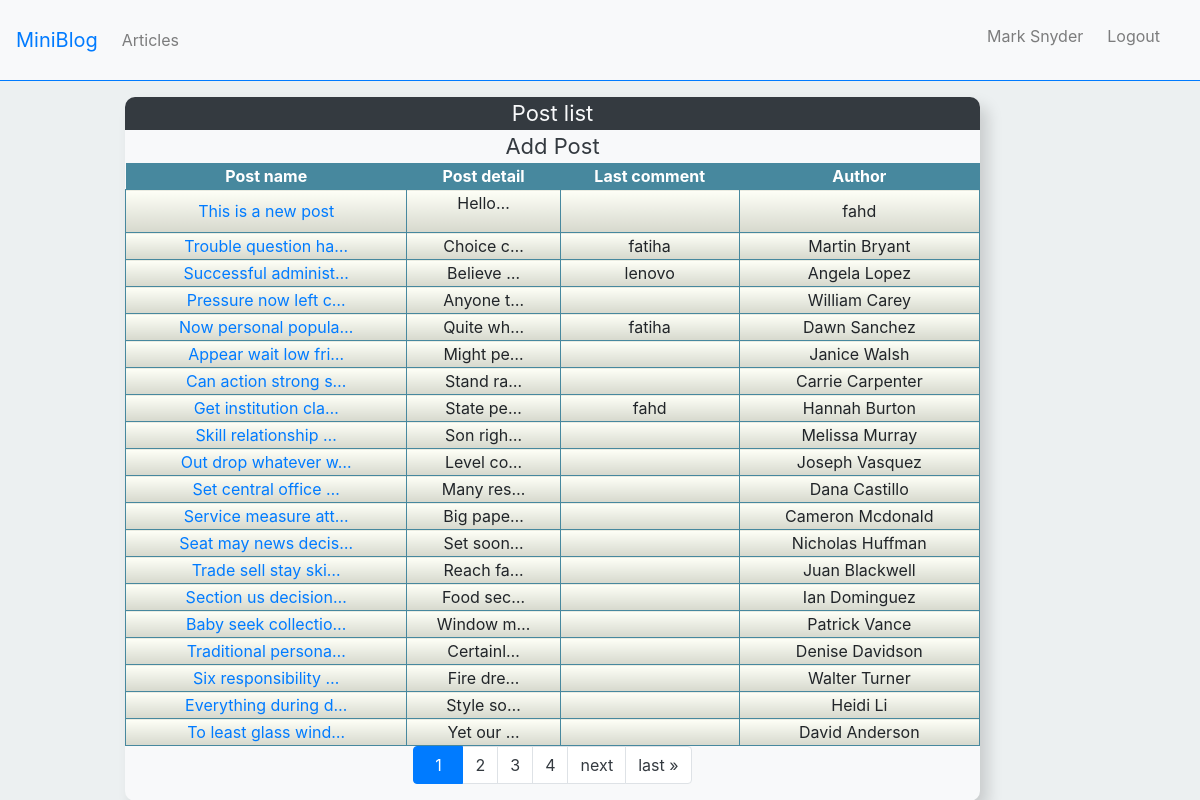
/listPost/ (signed in), run on the app's committed database.
### blog/models.py (models this page shows, shortened)
class Post(models.Model):
    user = models.ForeignKey(User, on_delete=models.CASCADE)
    title = models.CharField(null=False,blank=False,max_length=20)
    text = models.TextField(null=False,blank=False,max_length=2000)
    def last_comment(self):
        try:
            return self.comment_set.all().order_by('-id')[0]
        except IndexError:
            pass

class Comment(models.Model):
    Post = models.ForeignKey(Post, on_delete=models.CASCADE)
    user = models.ForeignKey(User, on_delete=models.CASCADE)
    text = models.TextField(null=False,blank=False,max_length=1000)

### blog/views.py (the view)
# urls.py: path('listPost/',views.listPost.as_view(),name="listPost"),
class listPost(ListView):
    paginate_by = 20
    model = Post
    template_name="blog/listPost.html"
    ordering="-id"
    def get_context_data(self, *, object_list=None, **kwargs):
            context = super().get_context_data(**kwargs)
            context["forward"]=range(context["page_obj"].number+1,context["page_obj"].number+4)
            context["backward"]=range(context["page_obj"].number-4,context["page_obj"].number)
            return context

### templates/blog/listPost.html (shortened to what this page needs)
{% extends 'blog/base.html' %}
{% block body %}
<div class="container pt-3">
    <div class="row">
    <div class="col-1 ml-0"> </div>
    <div class="col-9 custom-post bg-light h-5">
        <p class="custom-post-title post-list-box text-light bg-dark text-center"> Post list </p>
        {% if user.is_authenticated %}
        <div class="custom-post-add">
            <a  href="{% url "blog:editPost" %}" class="  text-dark bg-light text-center"> Add Post </a>
        </div>
        {% endif %}
        <div class="post-border  ">
                <div class='container post-list-container  d-flex justify-content-center'>
                        <table class="post-list col-12">
                            <thead class="post-head" >
                                <tr>
                                    <th> Post name </th>
                                    <th> Post detail </th>
                                    <th> Last comment </th>
                                    <th> Author </th>
                                </tr>
                            </thead>
                            <tbody>
                                {% for post in page_obj %}
                                <tr>
                                    <td> <a href="{% url "blog:postDetail" post.id %}"> {{ post.title | truncatechars:20 }} </a> <br> </td>
                                    <td> {{ post.text  | truncatechars:9 | safe }} </td>
                                    <td>  {{  post.last_comment.user.username  }} </td>
                                    <td> {{ post.user.username }} </td>
                                </tr>
                                {% endfor %}
                            </tbody>
                        </table>
            </div>
            <div class=" d-flex justify-content-center">
                <nav  aria-label=" ...">
                <ul class="pagination">
                    <li class="page-item active">
                    <span class="page-link">
                        {{ page_obj.number }}
                    </span>
                    </li>
                    {% for i in forward  %}
                        {% if i <= paginator.num_pages %}
                        <li class="page-item" ><a class="page-link"  href="?page={{ i }}">{{ i }}</a></li>
                        {% endif %}
                    {% endfor %}
                    {% if page_obj.has_next %}
                         <li class="page-item" ><a class="page-link"  href="?page={{ page_obj.next_page_number }}">next</a></li>
                        <li class="page-item"><a class="page-link" href="?page={{ page_obj.paginator.num_pages }}">last &raquo;</a></li>
                    {% endif %}
                </ul>
                </nav>
            </div>
        </div>
        </div>
</div>
{% endblock body %}

### templates/blog/base.html (shortened to what this page needs)
{% load static %}
<!DOCTYPE html>
<html>
    <head>
        <link rel="stylesheet" href="https://maxcdn.bootstrapcdn.com/bootstrap/4.0.0/css/bootstrap.min.css">
        <link rel="stylesheet" href="{% static 'css/base.css' %}">
    </head>
    <body style="background: #ecf0f1;">
        <nav class="navbar navbar-expand-lg navbar-light bg-light border-bottom border-primary" >
        <a class="navbar-brand text-primary" href="#">MiniBlog </a>
        <div class="collapse navbar-collapse" id="navbarText">
            <ul class="navbar-nav mr-auto">
            <li class="nav-item">
                <a class="nav-link" href="{% url "blog:listPost" %}">Articles</a>
            </li>
            </ul>
            <ul class="d-flex justify-content-end   navbar-nav">
            {% if user.is_authenticated %}
            <li class="nav-item">
                <span class="navbar-text mb-0 mt-2 mr-3">
                 <p  href='#'>{{ user.username }}</p>
                </span>
            </li>
            <li class="nav-item">
                <span class="navbar-text mr-3">
                <a class=" nav-link" href="{% url "blog:logout" %}">Logout</a>
                </span>
            </li>
            {% endif %}
            </ul>
        </div>
        </nav>
        <div >
        {% block body %}
        {% endblock body %}
        </div>
    </body>
</html>

### static/css/base.css (style rules this page uses)
.active { background-color: #e6f2f1; border-radius: 10px; }
body nav span { min-width: 50px; text-align: center; }
.custom-post-title { margin-bottom: 0px; border-radius: 10px 10px 0px 0px; font-size: 22px; }
.post-list { width: 100%; justify-content: center; }
.post-list tr th:first-child,th:nth-child(2) { margin-right: 10px; }
.post-list * { text-align: center; }
.custom-post { border: 1px #343a40; box-shadow: 8px 9px 15px 0px rgba(82, 75, 75, 0.15); -webkit-box-shadow: 8px 9px 15px 0px rgba(0,0,0,0.15); -moz-box-shadow: 8px 9px 15px 0px rgba(0,0,0,0.15); border-radius: 10px; margin: 0px 0px; padding: 0px 0px; width: 100%; }
.pagination * { color: #343a40; }
.post-border { margin: 0px; padding: 0px; border-bottom-left-radius: 5px; border-bottom-right-radius: 5px; }
.post-head { background-color: #47889e; color: white; }
.post-list-container { padding: 0px; margin: 0px; }
.post-list tbody tr td { background: rgb(254,255,247); background: -moz-linear-gradient(top, rgba(254,255,247,1) 0%, rgba(214,216,205,1) 100%); background: -webkit-linear-gradient(top, rgba(254,255,247,1) 0%,rgba(214,216,205,1) 100%); background: linear-gradient(to bottom, rgba(254,255,247,1) 0%,rgba(214,216,205,1) 100%); filter: progid:DXImageTransform.Microsoft.gradient( startColorstr='#fefff7', endColorstr='#d6d8cd',GradientType=0 ); border: solid 1px #47889e; }
.custom-post-add { margin-bottom: 0px; width: 100%; font-size: 22px; text-align: center; }

### data on the page
Post: title "This is a new post", text "Hello…", user.username "fahd"
Post: title "Trouble question ha…", text "Choice c…", last_comment.user.username "fatiha", user.username "Martin Bryant"
Post: title "Successful administ…", text "Believe …", last_comment.user.username "lenovo", user.username "Angela Lopez"
Post: title "Pressure now left c…", text "Anyone t…", user.username "William Carey"
Post: title "Now personal popula…", text "Quite wh…", last_comment.user.username "fatiha", user.username "Dawn Sanchez"
Post: title "Appear wait low fri…", text "Might pe…", user.username "Janice Walsh"
Post: title "Can action strong s…", text "Stand ra…", user.username "Carrie Carpenter"
Post: title "Get institution cla…", text "State pe…", last_comment.user.username "fahd", user.username "Hannah Burton"
Post: title "Skill relationship …", text "Son righ…", user.username "Melissa Murray"
Post: title "Out drop whatever w…", text "Level co…", user.username "Joseph Vasquez"
Post: title "Set central office …", text "Many res…", user.username "Dana Castillo"
Post: title "Service measure att…", text "Big pape…", user.username "Cameron Mcdonald"
Post: title "Seat may news decis…", text "Set soon…", user.username "Nicholas Huffman"
Post: title "Trade sell stay ski…", text "Reach fa…", user.username "Juan Blackwell"
Post: title "Section us decision…", text "Food sec…", user.username "Ian Dominguez"
Post: title "Baby seek collectio…", text "Window m…", user.username "Patrick Vance"
Post: title "Traditional persona…", text "Certainl…", user.username "Denise Davidson"
Post: title "Six responsibility …", text "Fire dre…", user.username "Walter Turner"
Post: title "Everything during d…", text "Style so…", user.username "Heidi Li"
Post: title "To least glass wind…", text "Yet our …", user.username "David Anderson"

### other printed values
{{ user.username }} "Mark Snyder"
{{ page_obj.number }} "1"
{{ i }} "2" "3" "4"
